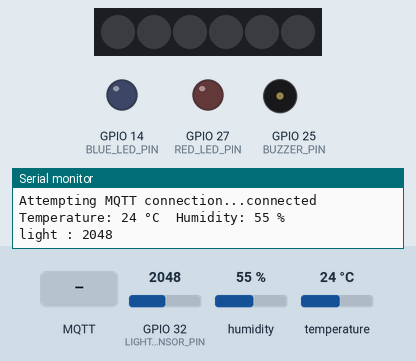
A sketch run on a simulated ESP32. Shown: 6 RGB LEDs in strip order, left to right, output pins drawn as LEDs (lit = HIGH), buzzer (waves = sounding, pin HIGH), the last lines printed to the serial monitor. The test bench sets the inputs (shaded band); at power-on: GPIO 32 (LIGHT_SENSOR_PIN) = 2048, humidity 55 %, temperature 24 °C. Dim RGB values are drawn brighter than linear; WiFi joins after 1.5 s; servers stay silent unless stated; no MQTT or app messages arrive unless stated.

Above: at 2.7 s.
2.8 s: MQTT message "TOGGLE_WS2812B_WHITE" arrives on the first subscribed topic
At 3.5 s:
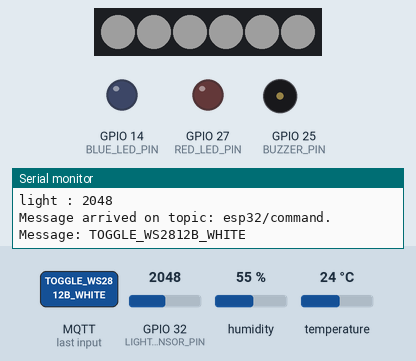
4.3 s: MQTT message "TOGGLE_BLUE_LED" arrives on the first subscribed topic
At 5.7 s:
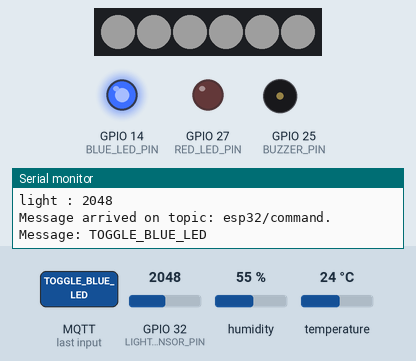
6.0 s: MQTT message "TOGGLE_RED_LED" arrives on the first subscribed topic
At 6.8 s:
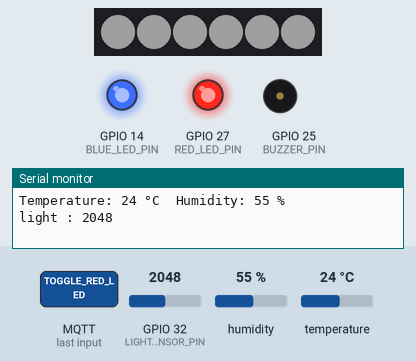
7.5 s: MQTT message "TOGGLE_BUZZER" arrives on the first subscribed topic
At 8.3 s:
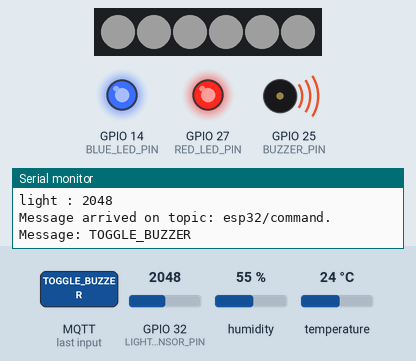
9.0 s: MQTT message "TOGGLE_BLUE_LED" arrives on the first subscribed topic
At 9.4 s:
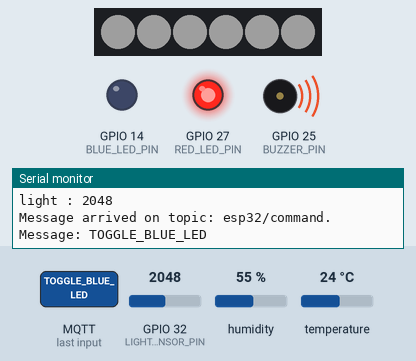
10.5 s: MQTT message "TOGGLE_RED_LED" arrives on the first subscribed topic
At 11.6 s:
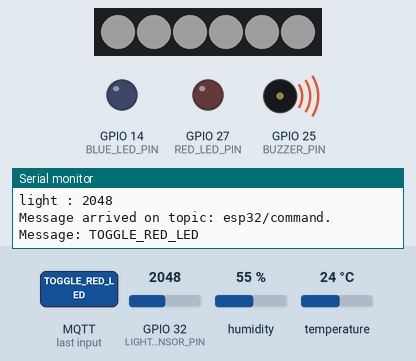
Timing chart, 0 to 13.0 s (numbered marks = the images above; inputs shaded):
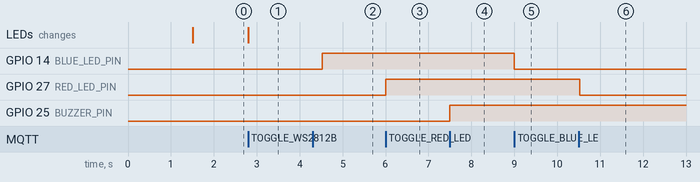

Measured:
- after the input at 2.8 s, the LEDs: change at once (image 1)
- after the input at 4.3 s, GPIO 14 (BLUE_LED_PIN): LOW → HIGH after 0.23 s
- after the input at 6.0 s, GPIO 27 (RED_LED_PIN): LOW → HIGH at once
- after the input at 7.5 s, GPIO 25 (BUZZER_PIN): LOW → HIGH at once
- after the input at 9.0 s, GPIO 14 (BLUE_LED_PIN): HIGH → LOW at once
- after the input at 10.5 s, GPIO 27 (RED_LED_PIN): HIGH → LOW at once

The sketch:

slave.ino
```cpp
#include <WiFi.h>
#include <PubSubClient.h>
#include <DHT11.h>
#include <Adafruit_NeoPixel.h>

// Wi-Fi credentials
const char* ssid = "Ron's iPhone";
const char* password = "00112233";

// MQTT broker details
const char* mqtt_server = "127.20.10.4";
const int mqtt_port = 1883;
const char* temperature_topic = "esp32/temperature";
const char* humidity_topic = "esp32/humidity";
const char* light_topic = "esp32/light";
const char* command_topic = "esp32/command";

unsigned long previous_sent_time = 0;
const long interval = 2000;

#define DHT11_PIN 26
#define LIGHT_SENSOR_PIN 32
#define RED_LED_PIN 27
#define BLUE_LED_PIN 14
#define RGB_LEDS_PIN 33
#define BUZZER_PIN 25

// State variables for toggling
bool redLedState = false;
bool blueLedState = false;
bool ws2812bState = false;
bool buzzerState = false;

DHT11 dht11(DHT11_PIN);
Adafruit_NeoPixel ws2812b(6, RGB_LEDS_PIN, NEO_GRB + NEO_KHZ800);

WiFiClient espClient;
PubSubClient mqtt_client(espClient);

// Callback function for handling MQTT messages
void callback(char* topic, byte* payload, unsigned int length) {
    String message;
    for (unsigned int i = 0; i < length; i++) {
        message += (char)payload[i];
    }
    Serial.print("Message arrived on topic: ");
    Serial.print(topic);
    Serial.print(". Message: ");
    Serial.println(message);

    if (String(topic) == command_topic) {
        if (message == "TOGGLE_BLUE_LED") {
            blueLedState = !blueLedState;
            digitalWrite(BLUE_LED_PIN, blueLedState ? HIGH : LOW);
        } else if (message == "TOGGLE_RED_LED") {
            redLedState = !redLedState;
            digitalWrite(RED_LED_PIN, redLedState ? HIGH : LOW);
        } else if (message == "TOGGLE_WS2812B_WHITE") {
          ws2812bState = !ws2812bState;
          for (int i = 0; i < 6; i++) {
              ws2812b.setPixelColor(i, ws2812bState ? ws2812b.Color(30, 30, 30) : ws2812b.Color(0, 0, 0));
          }
          ws2812b.show();
        } else if (message == "TOGGLE_BUZZER") {
            buzzerState = !buzzerState;
            digitalWrite(BUZZER_PIN, buzzerState ? HIGH : LOW);
        }
    }
}

void setup() {
    Serial.begin(115200);

    WiFi.begin(ssid, password);

    while (WiFi.status() != WL_CONNECTED) {
        delay(500);
        Serial.print(".");
    }

    Serial.println("");
    Serial.println("Wi-Fi connected");
    Serial.println("IP address: ");
    Serial.println(WiFi.localIP());


    pinMode(RED_LED_PIN, OUTPUT);
    pinMode(BLUE_LED_PIN, OUTPUT);
    pinMode(RGB_LEDS_PIN, OUTPUT);
    ws2812b.begin();
    pinMode(BUZZER_PIN, OUTPUT);

    mqtt_client.setServer(mqtt_server, mqtt_port);
    mqtt_client.setCallback(callback);

  }

// Function to reconnect to MQTT broker
void reconnect() {
    while (!mqtt_client.connected()) {
        Serial.print("Attempting MQTT connection...");
        if (mqtt_client.connect("ESP32Client")) {
            Serial.println("connected");
            mqtt_client.subscribe(command_topic);
        } else {
            Serial.print("failed, rc=");
            Serial.print(mqtt_client.state());
            Serial.println(" try again in 5 seconds");
            delay(5000);
        }
    }
}

void loop() {
    if (!mqtt_client.connected()) {
        reconnect();
    }
    mqtt_client.loop();

    unsigned long currentMillis = millis();
    if (currentMillis - previous_sent_time >= interval) {
      previous_sent_time = currentMillis;
      int temperature = 0;
      int humidity = 0;
      if (!dht11.readTemperatureHumidity(temperature, humidity)) {
          Serial.print("Temperature: ");
          Serial.print(temperature);
          Serial.print(" °C\tHumidity: ");
          Serial.print(humidity);
          Serial.println(" %");

          // Publish temperature and humidity
          mqtt_client.publish(temperature_topic, String(temperature).c_str());
          mqtt_client.publish(humidity_topic, String(humidity).c_str());
      } else {
          // Print error message based on the error code.
          Serial.println("Error reading dht11");
      }


      int light_value = analogRead(LIGHT_SENSOR_PIN);
      Serial.print("light : ");
      Serial.println(light_value);

      // Publish light intensity
      mqtt_client.publish(light_topic, String(light_value).c_str());
    }

}
```
